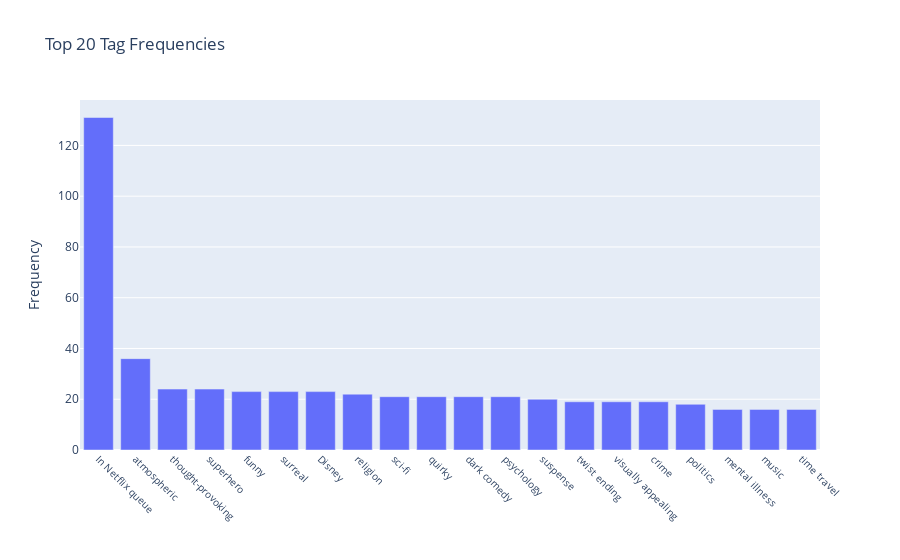

The notebook cell saved with this chart:
### Code cell
import plotly.express as px

# Count tag frequencies
tag_counts = tags_df['tag'].value_counts()

# Get the top 20 most frequent tags
top_tags = tag_counts.head(20)

# Create a bar plot
fig = px.bar(x=top_tags.index, y=top_tags.values, labels={'x': 'Tags', 'y': 'Frequency'},
             title='Top 20 Tag Frequencies')
fig.update_xaxes(tickangle=45, tickfont=dict(size=10), title_text='')
fig.show()

### Figure 1 — Plotly figure (JSON) as saved in the notebook; plotly's stock layout.template omitted (floating-point values rounded to 4 significant figures)
{"data": [{"alignmentgroup": "True", "hovertemplate": "Tags=%{x}<br>Frequency=%{y}<extra></extra>", "legendgroup": "", "marker": {"color": "#636efa", "pattern": {"shape": ""}}, "name": "", "offsetgroup": "", "orientation": "v", "showlegend": false, "textposition": "auto", "type": "bar", "x": ["In Netflix queue", "atmospheric", "thought-provoking", "superhero", "funny", "surreal", "Disney", "religion", "sci-fi", "quirky", "dark comedy", "psychology", "suspense", "twist ending", "visually appealing", "crime", "politics", "mental illness", "music", "time travel"], "xaxis": "x", "y": [131, 36, 24, 24, 23, 23, 23, 22, 21, 21, 21, 21, 20, 19, 19, 19, 18, 16, 16, 16], "yaxis": "y"}], "layout": {"barmode": "relative", "legend": {"tracegroupgap": 0}, "title": {"text": "Top 20 Tag Frequencies"}, "xaxis": {"anchor": "y", "domain": [0, 1], "tickangle": 45, "tickfont": {"size": 10}, "title": {"text": ""}}, "yaxis": {"anchor": "x", "domain": [0, 1], "title": {"text": "Frequency"}}}}
